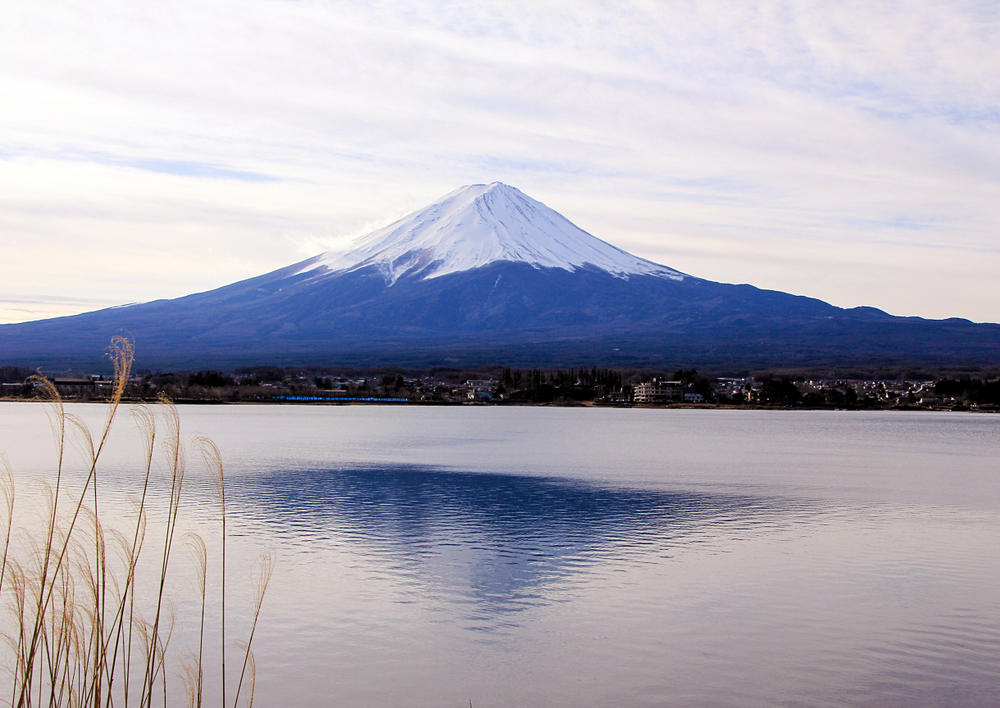
#> input picture montefuji.jpg, 1000 x 708 px
$ jupyter execute 'problema 4.ipynb'
#> lines starting #> are read from the running program, lines starting #| are printed output that depends on the picture
[cell 1]
import cv2
import numpy as np
import matplotlib.pyplot as plt

def calcular_histograma_grises(imagen):
    # Cargar la imagen en color
#> called with imagen = 'montefuji.jpg'
    bgr_image = cv2.imread(imagen)
#> bgr_image is the input picture: shape (708, 1000, 3); mean B, G, R 184.7, 172.6, 174.4

    if bgr_image is None:
        raise ValueError(f"No se pudo leer la imagen en la ruta: {imagen}")

    # Obtener los canales de color
    blue_channel = bgr_image[:, :, 0]
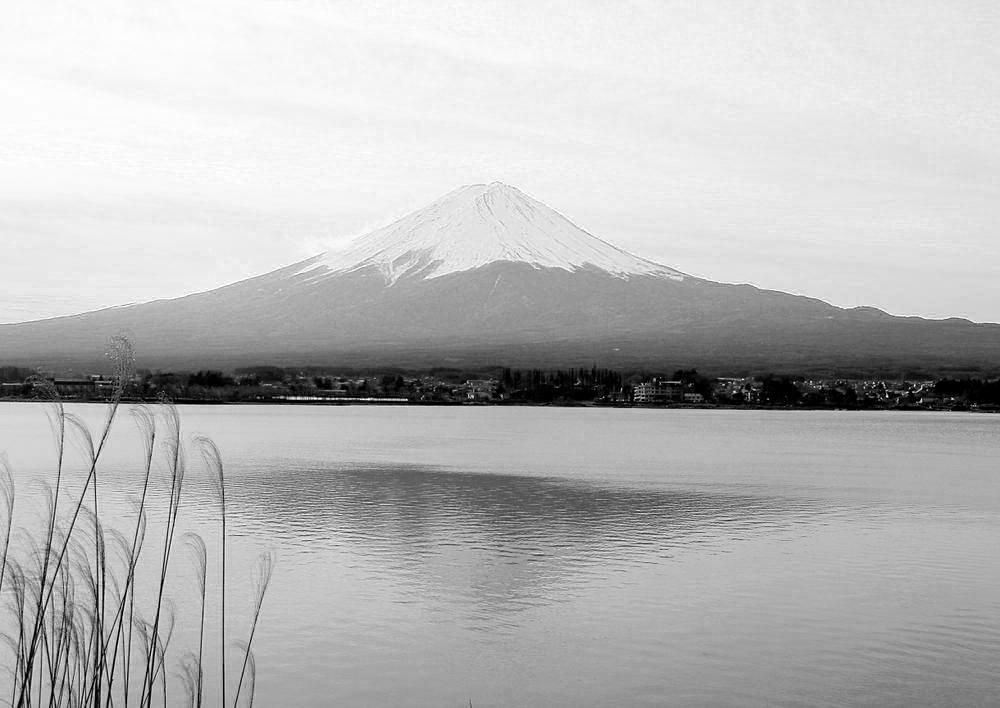
#> blue_channel: shape (708, 1000); min 0, max 255, mean 184.7
    green_channel = bgr_image[:, :, 1]
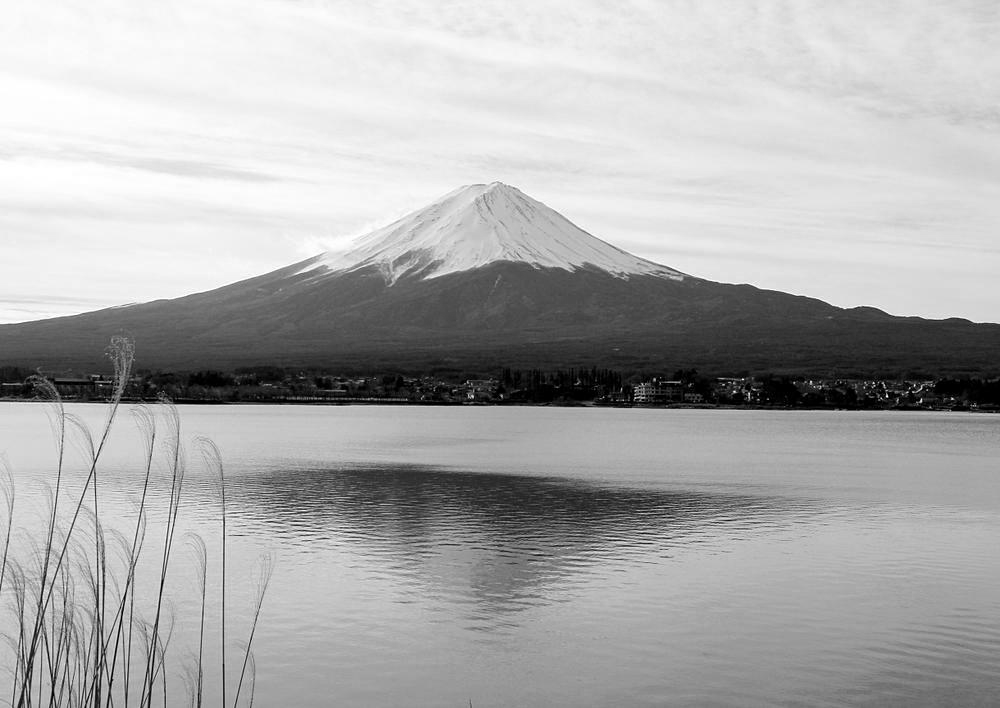
#> green_channel: shape (708, 1000); min 0, max 255, mean 172.6
    red_channel = bgr_image[:, :, 2]
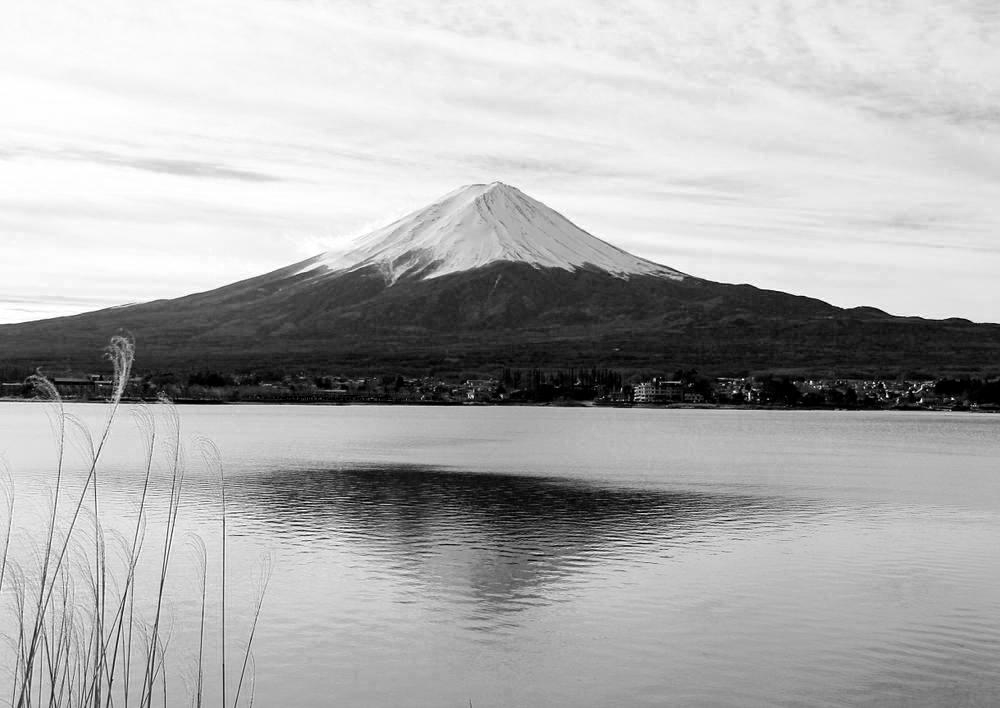
#> red_channel: shape (708, 1000); min 0, max 255, mean 174.4

    # Calcular el promedio aritmético para escala de grises
    gray_img = np.mean(bgr_image, axis=-1)

    # Calcular los histogramas para cada canal de color y escala de grises
    hist_red, _ = np.histogram(red_channel, bins=256, range=(0, 256))
#> hist_red = 256 values, max 11276 at index 250, min 496 at index 115, mean 2765.6
    hist_green, _ = np.histogram(green_channel, bins=256, range=(0, 256))
#> hist_green = 256 values, max 9376 at index 240, min 570 at index 11, mean 2765.6
    hist_blue, _ = np.histogram(blue_channel, bins=256, range=(0, 256))
#> hist_blue = 256 values, max 11319 at index 248, min 274 at index 255, mean 2765.6
    hist_gray, _ = np.histogram(gray_img, bins=256, range=(0, 256))
#> hist_gray = 256 values, max 10632 at index 241, min 11 at index 255, mean 2765.6

    # Calcular la media de la distribución
    media_red = np.mean(red_channel)
#> media_red = 174.4
    media_green = np.mean(green_channel)
#> media_green = 172.6
    media_blue = np.mean(blue_channel)
#> media_blue = 184.7
    media_gray = np.mean(gray_img)
#> media_gray = 177.2

    # Mostrar los histogramas con la línea vertical que muestra la media
    plt.figure(figsize=(10, 6))

    plt.subplot(221)
    plt.plot(hist_red, color='red')
    plt.axvline(x=media_red, color='black', linestyle='dashed', linewidth=1)
    plt.title('Histograma Canal Rojo')
    plt.xlabel('Valor de píxel')
    plt.ylabel('Frecuencia')

    plt.subplot(222)
    plt.plot(hist_green, color='green')
    plt.axvline(x=media_green, color='black', linestyle='dashed', linewidth=1)
    plt.title('Histograma Canal Verde')
    plt.xlabel('Valor de píxel')
    plt.ylabel('Frecuencia')

    plt.subplot(223)
    plt.plot(hist_blue, color='blue')
    plt.axvline(x=media_blue, color='black', linestyle='dashed', linewidth=1)
    plt.title('Histograma Canal Azul')
    plt.xlabel('Valor de píxel')
    plt.ylabel('Frecuencia')

    plt.subplot(224)
    plt.plot(hist_gray, color='gray')
    plt.axvline(x=media_gray, color='black', linestyle='dashed', linewidth=1)
    plt.title('Histograma Escala de Grises')
    plt.xlabel('Valor de píxel')
    plt.ylabel('Frecuencia')

    plt.tight_layout()
    plt.show()
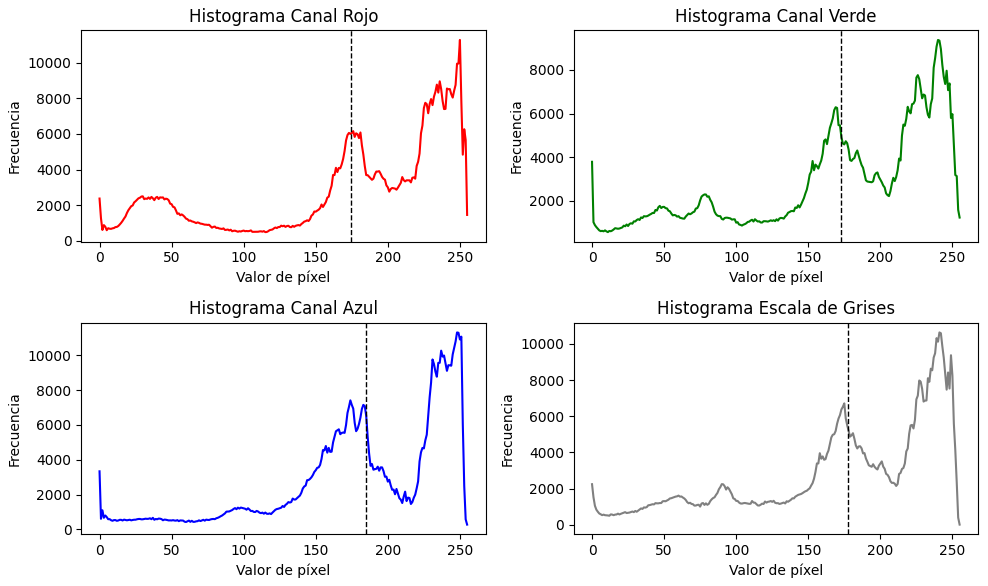
#> figure drawn by matplotlib, 4 panels; panel 1: curve peaks at x = 250, y = 11276; panel 2: curve peaks at x = 240, y = 9376; panel 3: curve peaks at x = 248, y = 11319; panel 4: curve peaks at x = 241, y = 10632
